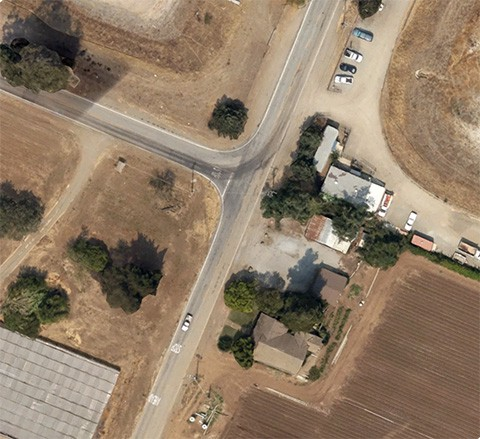
#> input picture assignment_5/inputs/desert-a.jpg, 480 x 439 px; the run also reads 1 picture not shown here
$ python assignment_5.py inputs/desert-a.jpg inputs/desert-b.jpg sift
#> lines starting #> are read from the running program, lines starting #| are printed output that depends on the picture
import sys, argparse, cv2
import numpy as np

# [47 lines left out: functions trim_edges, stich, not called in this run]

#### MAIN FUNCTION - argparsing and filter call ####
def main(args):

    print(f"Loading Image A: {args.image_A}")
    imgA = cv2.imread(args.image_A)
#> imgA is the input picture: shape (439, 480, 3); mean B, G, R 103.5, 124.6, 143.9
    imgAG = cv2.cvtColor(imgA,cv2.COLOR_BGR2GRAY)
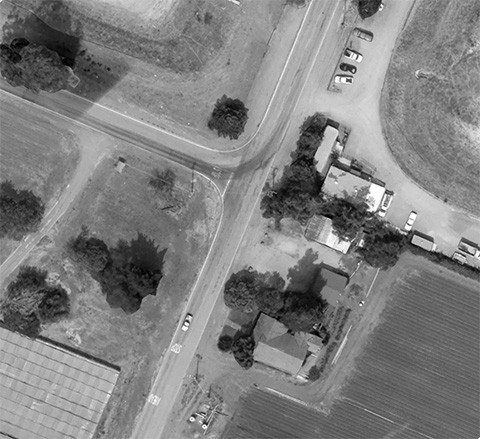
#> imgAG: shape (439, 480); min 0, max 255, mean 128

    print(f"Loading Image B: {args.image_B}")
    imgB = cv2.imread(args.image_B)
    imgBG = cv2.cvtColor(imgB,cv2.COLOR_BGR2GRAY)

    print(f"Processing...")

    # Picking Feature Extractor
    desc = {
        'sift':cv2.xfeatures2d.SIFT_create(),
#> (the run stopped early here; a loop or call above may not have finished)
